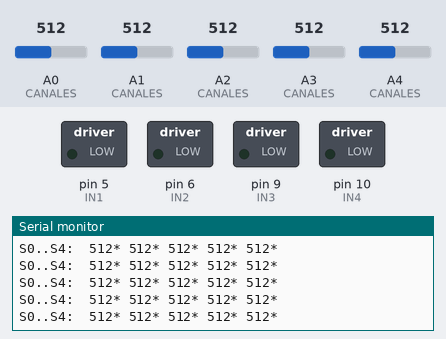
This sketch was run on a simulated Arduino Uno, built with avr-gcc and run on an emulated ATmega328P. Shown: switched loads named in the sketch (green lamp = pin HIGH), the last lines printed to the serial monitor. The test bench sets the inputs (shaded band); at power-on: A0 (CANALES) = 512, A1 (CANALES) = 512, A2 (CANALES) = 512, A3 (CANALES) = 512, A4 (CANALES) = 512.

Above: at 2.3 s.
2.4 s: A0 (CANALES) set to 489
At 2.84 s:
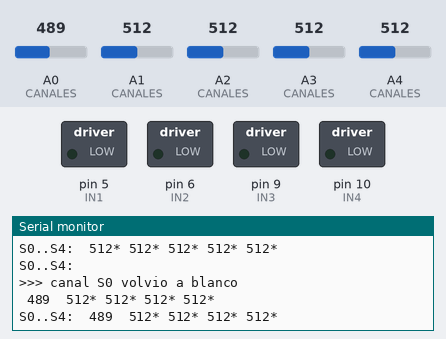
4.0 s: A1 (CANALES) set to 491
At 4.45 s:
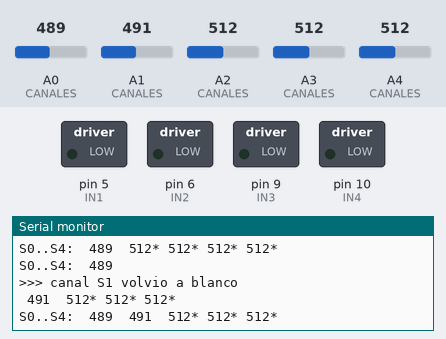
5.6 s: A2 (CANALES) set to 493
At 6.07 s:
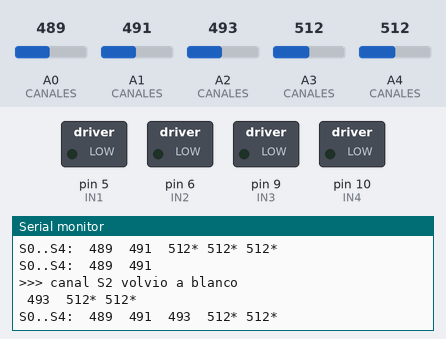
Timing chart, 0 to 8.6 s (numbered marks = the images above; inputs shaded):
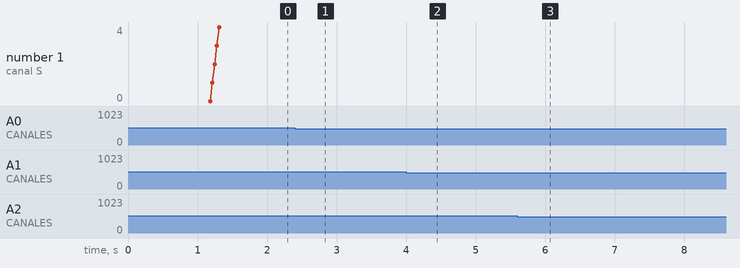

The sketch:

prueba_sensores.ino
```cpp
/*
 * ==========================================================
 * PRUEBA SENSORES TCRT5000 - SOLO LECTURA, SIN MOVIMIENTO
 * ==========================================================
 * Lee A0..A4 y los imprime por serie. El driver queda DORMIDO
 * (EEP en LOW): las ruedas no pueden moverse en esta prueba.
 *
 * Uso: pasar una cinta negra por debajo de cada sensor, de
 * izquierda a derecha MIRANDO el bot de frente. El monitor
 * muestra que canal reacciona -> asi queda el mapa real
 * canal <-> posicion fisica.
 *
 * Valores esperados (calibracion previa): blanco 30-40,
 * negro 750-990, umbral 500. Si un canal da ~0 o ~1023 fijos,
 * esta cableado a la salida digital del modulo, no a la analogica.
 */

#define S0 A0
#define S1 A1
#define S2 A2
#define S3 A3
#define S4 A4

// Pines del driver: no se usan, pero se fuerzan a estado seguro
#define IN1 5
#define IN2 6
#define IN3 9
#define IN4 10
#define SLEEP_DRV 4

const int UMBRAL = 500;
const int CANALES[5] = {S0, S1, S2, S3, S4};

bool negro[5] = {false, false, false, false, false};

void setup() {
  // Todo el driver apagado y dormido: cero movimiento posible
  pinMode(IN1, OUTPUT); digitalWrite(IN1, LOW);
  pinMode(IN2, OUTPUT); digitalWrite(IN2, LOW);
  pinMode(IN3, OUTPUT); digitalWrite(IN3, LOW);
  pinMode(IN4, OUTPUT); digitalWrite(IN4, LOW);
  pinMode(SLEEP_DRV, OUTPUT);
  digitalWrite(SLEEP_DRV, LOW); // driver dormido

  Serial.begin(9600);
  Serial.println();
  Serial.println("===== PRUEBA SENSORES (sin motores) =====");
  Serial.println("Pasa la cinta negra por cada sensor, de izquierda");
  Serial.println("a derecha MIRANDO el bot de frente.");
  Serial.println("Columnas: S0=A0 S1=A1 S2=A2 S3=A3 S4=A4, * = negro");
  Serial.println("=========================================");
  delay(1000);
}

void loop() {
  Serial.print("S0..S4: ");
  for (int i = 0; i < 5; i++) {
    int v = analogRead(CANALES[i]);
    bool ahora = v > UMBRAL;

    // Evento al cambiar de estado: mas facil de seguir en el monitor
    if (ahora != negro[i]) {
      negro[i] = ahora;
      Serial.println();
      Serial.print(">>> canal S");
      Serial.print(i);
      Serial.println(ahora ? " vio NEGRO" : " volvio a blanco");
    }

    if (v < 10) Serial.print("   ");
    else if (v < 100) Serial.print("  ");
    else if (v < 1000) Serial.print(" ");
    Serial.print(v);
    Serial.print(ahora ? "*" : " ");
  }
  Serial.println();
  delay(200);
}
```

Measured:
- the behaviour switches between 501 and 500 on A0 (CANALES) (found by bisection; images 0 and 1)
- the behaviour switches between 501 and 500 on A1 (CANALES) (found by bisection; images 1 and 2)
- the behaviour switches between 501 and 500 on A2 (CANALES) (found by bisection; images 2 and 3)
- after the input at 2.4 s, the serial monitor: prints a new line after 0.09 s (image 1)
- after the input at 4.0 s, the serial monitor: prints a new line after 0.09 s (image 2)
- after the input at 5.6 s, the serial monitor: prints a new line after 0.11 s (image 3)
